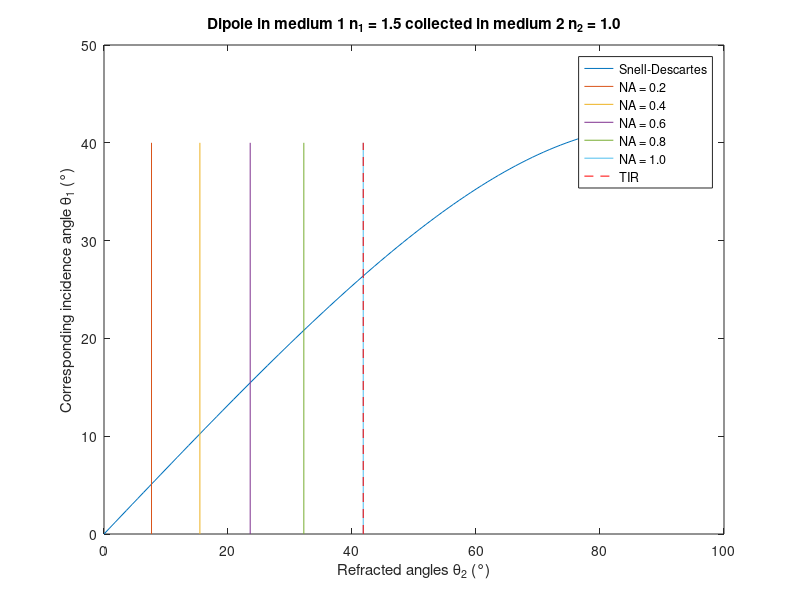
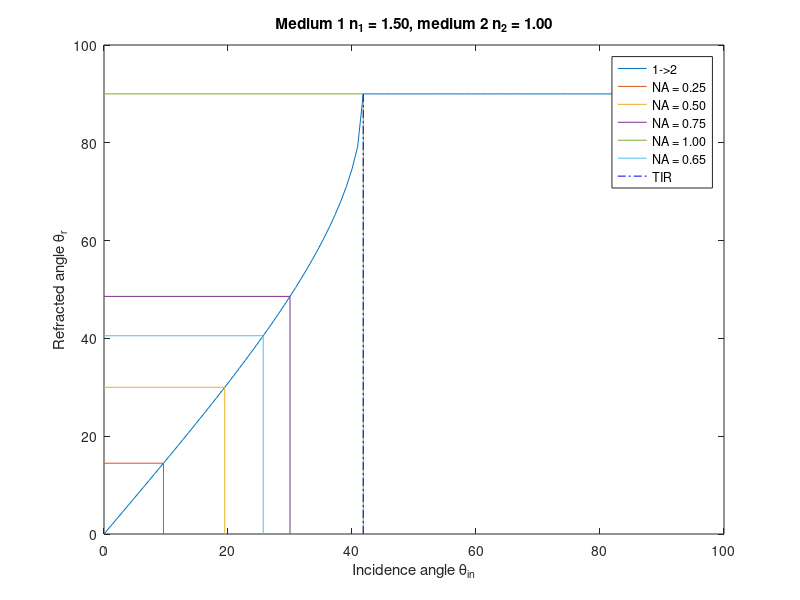

MATLAB code for these plots, in order:
figure
n1 = 1.5; n2 = 1;
NA = 0.5;
theta2lim = asin(NA./n2);
thetas2lim = linspace(0,theta2lim,1e2);
thetas2 = linspace(0,pi/2,1e2);
fn21 = @(x) rad2deg(asin(n2./n1.*sin(x)));
plot(rad2deg(thetas2), fn21(thetas2),'DisplayName','Snell-Descartes')
hold on
for NA=[0.2:0.2:1]
%NA = .65;
theta2lim = asin(NA./n2);
thetas2lim = linspace(0,theta2lim,1e2);
thetas2 = linspace(0,pi/2,1e2);
fn21 = @(x) rad2deg(asin(n2./n1.*sin(x)));
%plot(rad2deg(thetas2), fn1(thetas2))
hold on
plot([1 1].*max(fn21(thetas2lim)),[0 40],'DisplayName',sprintf('NA = %.1f',NA))
end
plot([1 1].*rad2deg(asin(n2./n1)),[0 40],'r--','DisplayName','TIR')
legend('Location','best')
title(sprintf('Dipole in medium 1 n_1 = %.1f collected in medium 2 n_2 = %.1f', n1, n2))
xlabel('Refracted angles \theta_2 (°)'); ylabel('Corresponding incidence angle \theta_1 (°)')





%%
fn12 = @(x) rad2deg(asin(n1./n2.*sin(x)));
thetas1 = linspace(0,pi/2,1e2);

figure
plot(rad2deg(thetas1), fn12(thetas1),'DisplayName','1->2')
hold on
%plot(rad2deg(thetas1), fn21(thetas1),'DisplayName','2->1')
legend
for NA=[0.25:0.25:1 0.65]
%NA = .65;
theta2lim = asin(NA./n2);
thetas2lim = linspace(0,theta2lim,1e2);
thetas2 = linspace(0,pi/2,1e2);
fn21 = @(x) rad2deg(asin(n2./n1.*sin(x)));
%plot(rad2deg(thetas2), fn1(thetas2))
hold on
plot([1 1 0].*max(fn21(thetas2lim)),[0 rad2deg(theta2lim) rad2deg(theta2lim)],'DisplayName',sprintf('NA = %.2f',NA))
%plot([0 max(fn21(thetas2lim))],[1 1].*rad2deg(theta2lim),'DisplayName',sprintf('NA = %.1f',NA))

end

theta1lim = rad2deg(asin(n2./n1));
plot([1 1].*theta1lim, [0 90],'b-.','DisplayName','TIR')
xlabel('Incidence angle \theta_{in}'); ylabel('Refracted angle \theta_{r}');

title(sprintf('Medium 1 n_1 = %.2f, medium 2 n_2 = %.2f', n1, n2))
